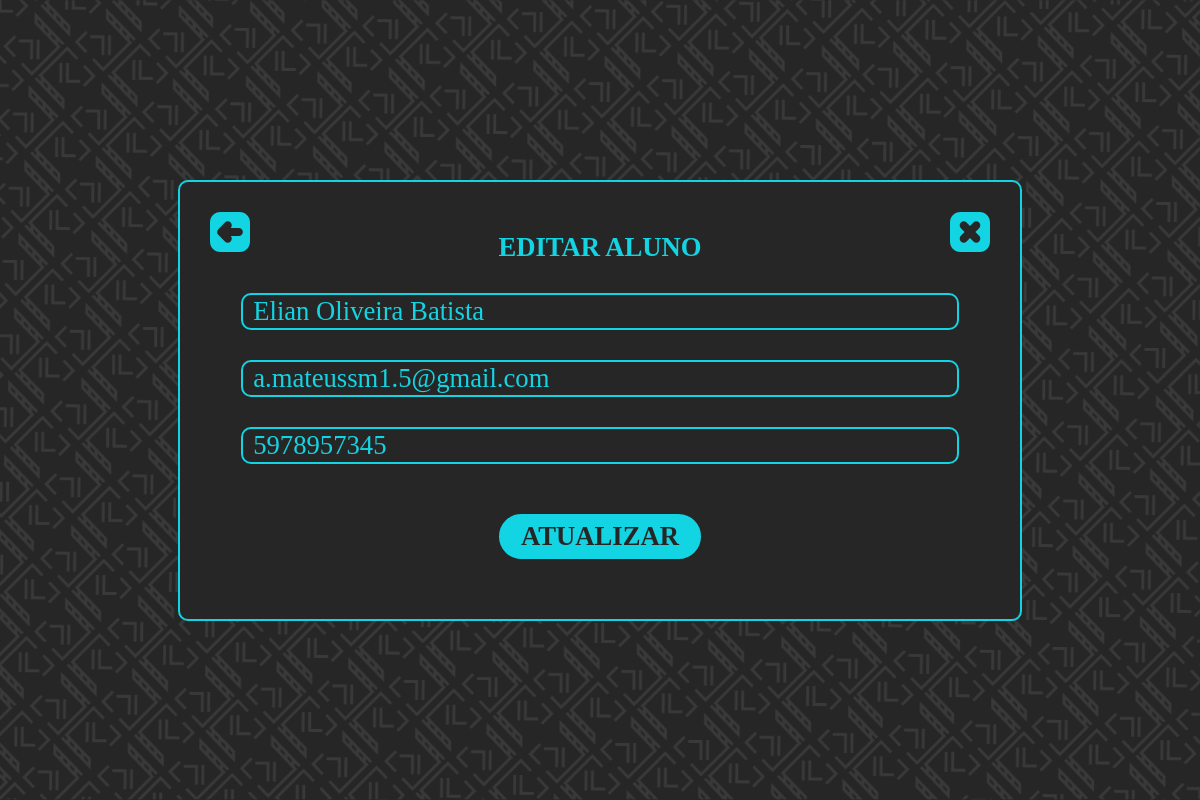
Screenshot of /pages/student/show_student/edit_student?id_student=2 (signed in) with the database file from the repository.
### tables this page shows
CREATE TABLE aluno (
    id_aluno        INTEGER       PRIMARY KEY AUTOINCREMENT
                                  NOT NULL,
    nome_aluno      VARCHAR (60)  NOT NULL,
    email_aluno     VARCHAR (100),
    matricula_aluno VARCHAR (60),
    id_usuario      INTEGER       REFERENCES usuario (id_usuario) 
                                  NOT NULL
);

### pages/student/show_student/edit_student/index.php (the view, shortened to what this page needs)
<!DOCTYPE html>
<html lang="pt-br" dir="ltr">
  <head>
    <link rel="stylesheet" type="text/css" href="../../../../styles/styles.css">
  </head>
  <body>
      <?php
        $id_student_edit = $_GET['id_student'];
        $id_user = $_SESSION['id_user'];
        function getStudent($id_student_edit, $id_user){
      		try{
      			$pdo = new PDO('sqlite:'.$_SESSION['absolute_path_base'].'src/database/database.db');
      			$statement = $pdo->query("SELECT * FROM aluno WHERE id_usuario='".$id_user."' AND id_aluno='".$id_student_edit."'");
      			$rows = $statement->fetchAll(PDO::FETCH_ASSOC);
      		}catch(PDOException $e){
      			$rows = 0;
      			echo "<pre>";
      			echo $e;
      			echo "</pre>";
      		}
      		return $rows;
      	}
        $rows = getStudent($id_student_edit, $id_user);
      ?>
      <section class="window">
        <div class="container all">
          <form action="settings.php?id_student=<?php echo $id_student_edit; ?>" method="post">
            <div class="inner_container">
            <div class="title">EDITAR ALUNO</div>
            <input type="text" class="input_text" placeholder="Digite o nome do aluno" value="<?php echo $rows[0]['nome_aluno']; ?>" name="name_student" required>
            <input type="email" class="input_text" placeholder="Digite o email do aluno" value="<?php echo $rows[0]['email_aluno']; ?>" name="email_student" required>
            <input type="number" class="input_text" placeholder="Digite o nº de matrícula do aluno" value="<?php echo $rows[0]['matricula_aluno']; ?>"  name="reg_student" readonly>
          </div>
        <button class="button" type="submit">ATUALIZAR</button>
        </form>
        <a href='javascript:history.go(-1)'><img src="../../../../assets/Icons/voltar.svg" class="icon_voltar"></a>
        <a href='desconectar.php' onclick="return confirm('Tem certeza que deseja sair?')"><img src="../../../../assets/Icons/fechar.svg" class="icon_fechar"></a>
      </div>
    </section>
  </body>
</html>

### styles/styles.css (style rules this page uses)
:root { --font_size: 20pt; --font_size_medium: 14pt; --main_color: #13D4E2; --second_color: #BAE6E9; --third_color: #f9f9f9; --bg_color_main: rgb(38, 38, 38); --bg_color_second: rgb(51, 51, 51); --danger-color-200: rgb(179, 21, 21); --danger-color-400: rgb(206, 80, 80); }
* { font-family:Calibri; font-size:var(--font_size); }
html { scroll-behavior: smooth; background-color: var(--bg_color_main); width: 100%; }
body { width: 100%; background-color: var(--bg_color_main); margin: 0px; }
input { background-color: var(--bg_color_main); }
.window { min-height: 100vh; display: flex; flex-direction: column; align-items: center; justify-content: center; background: url('../assets/BG_01.png') center center no-repeat fixed; background-color: var(--bg_main_color); -webkit-background-size: cover; -moz-background-size: cover; -o-background-size: cover; background-size: cover; }
.button { cursor: pointer; color: var(--bg_color_main); padding: 5px 20px; background-color: var(--main_color); border:solid 2px var(--main_color); border-radius: 40px; font-weight: bold; margin-bottom: 30px; }
.input_text { border:solid 2px var(--main_color); border-radius: 10px; color: var(--main_color); padding-left: 10px; padding-right: 10px; margin-bottom: 30px; background-color: var(--bg_color_main); }
input[type=number] { -moz-appearance: textfield; appearance: textfield; }
.container { background-color: var(--bg_color_main); position: relative; display: flex; text-align: center; flex-direction: column; --length_container:max-content; width: var(--length_container); height: var(--length_container); border-style: solid; padding: 30px; border-width: 2px; border-radius: 10px; border-color: var(--main_color); margin: 50px 0px; }
.inner_container { position: relative; display: flex; flex-direction: column; --length_container:max-content; height: var(--length_container); padding-left: 4%; padding-right: 4%; padding-top: 20px; margin-bottom: 20px; }
.title { padding-bottom: 30px; font-weight: bold; color: var(--main_color); }
.icon_fechar { width: 40px; position: absolute; top: 30px; right: 30px; }
.icon_voltar { width: 40px; position: absolute; top: 30px; left: 30px; }
.all { width: 65%; }
a { text-decoration: none; }

### rows the page displays
aluno: name_student "Elian Oliveira Batista", email_student "a.mateussm1.5@gmail.com", reg_student "5978957345"
